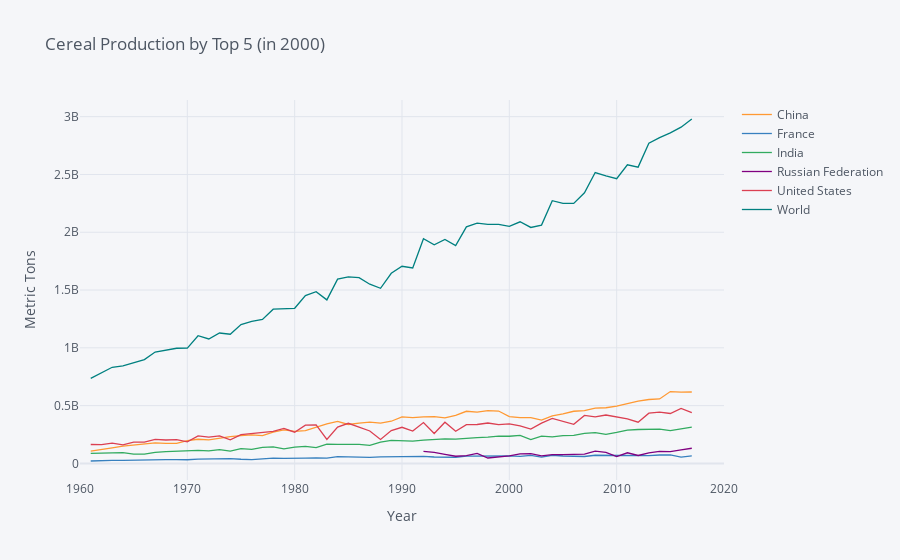

This figure's notebook cell:
### Code cell
vars = {"AG.PRD.CREL.MT":"Cereal production"}
use=["CHN","USA","IND","FRA","RUS","WLD"]
cereals = fix_date_index(wbdata.get_dataframe(vars,country=use)).squeeze().unstack('country')
cereals.iplot(xTitle="Year",yTitle="Metric Tons",
              title="Cereal Production by Top 5 (in 2000)")
